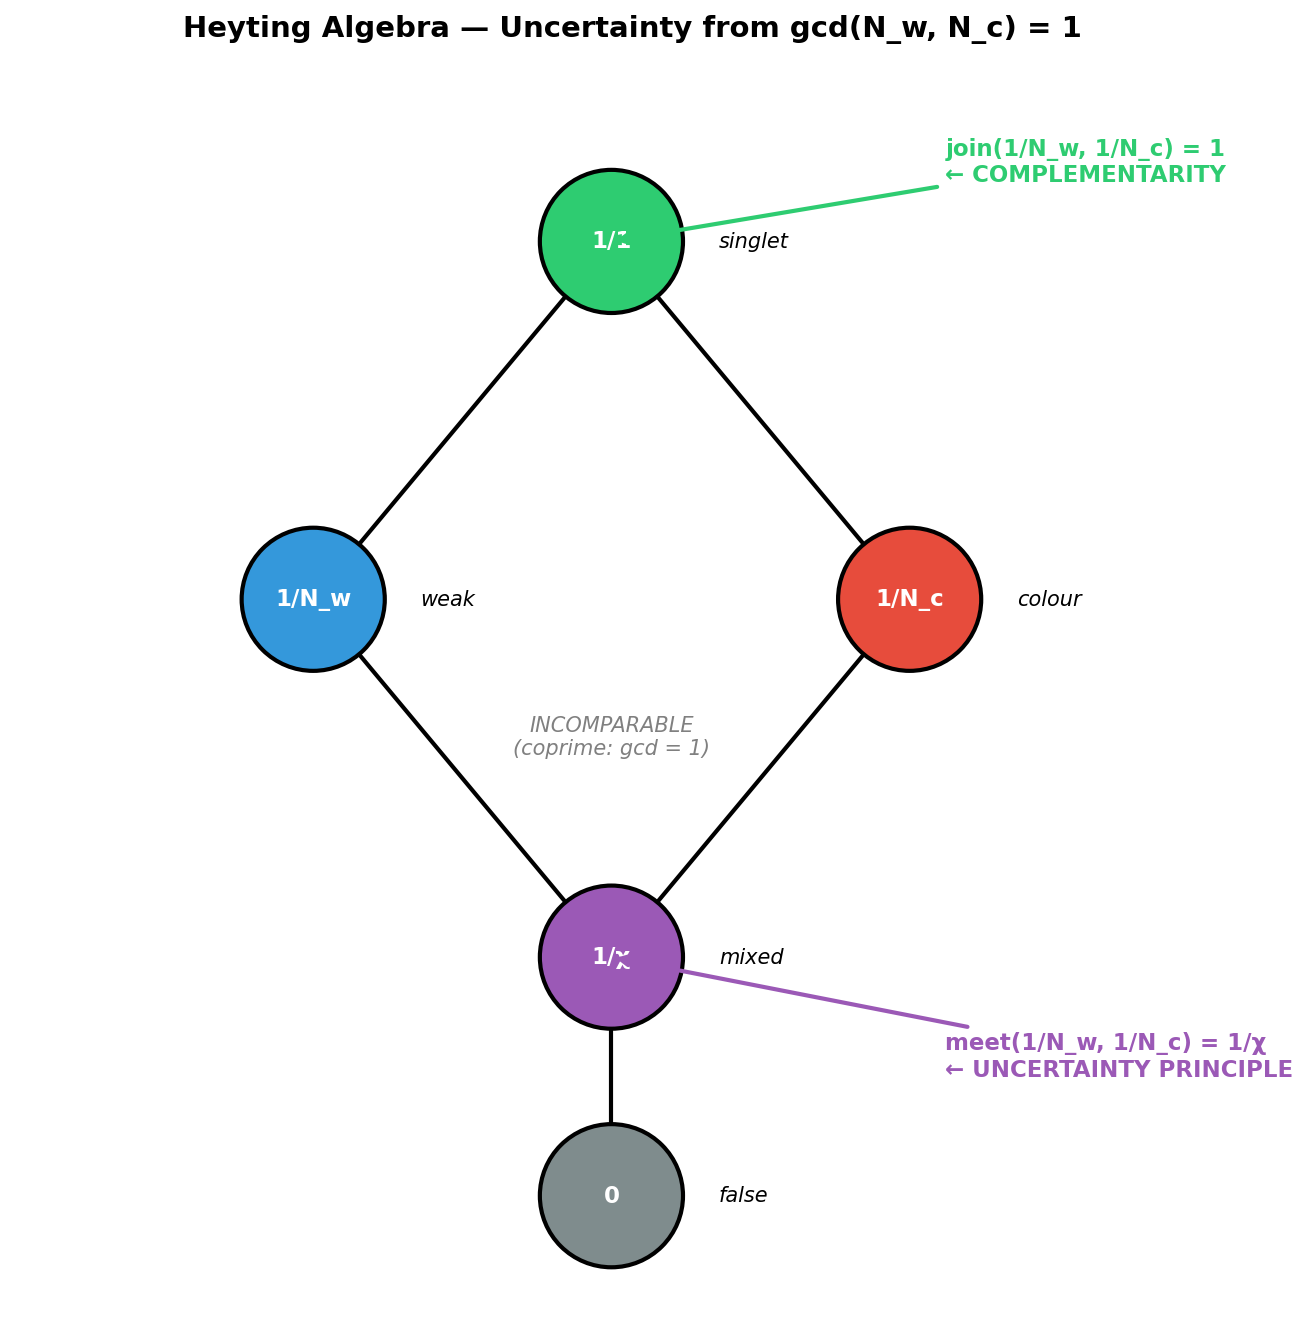

Write the Python code that produced this figure.
#!/usr/bin/env python3
# Copyright (c) 2026 Daland Montgomery
# SPDX-License-Identifier: AGPL-3.0-or-later

"""Crystal QInfo — Heyting Algebra & Uncertainty Principle from (2,3)"""
import crystal_toe as ct
import matplotlib.pyplot as plt
import matplotlib.patches as FancyBboxPatch

toe = ct.Toe(); qi = toe.qinfo()

fig, ax = plt.subplots(figsize=(10, 9))
fig.suptitle("Heyting Algebra — Uncertainty from gcd(N_w, N_c) = 1",
             fontsize=14, fontweight='bold')

# Draw the lattice: 1 at top, 1/2 and 1/3 in middle, 1/6 at bottom, 0 below
nodes = {
    '1 (singlet)':  (0.5, 0.85),
    '1/2 (weak)':   (0.25, 0.55),
    '1/3 (colour)': (0.75, 0.55),
    '1/6 (mixed)':  (0.5, 0.25),
    '0 (false)':    (0.5, 0.05),
}
colors = {
    '1 (singlet)':  '#2ecc71',
    '1/2 (weak)':   '#3498db',
    '1/3 (colour)': '#e74c3c',
    '1/6 (mixed)':  '#9b59b6',
    '0 (false)':    '#7f8c8d',
}
traces = {
    '1 (singlet)':  '1/1',
    '1/2 (weak)':   '1/N_w',
    '1/3 (colour)': '1/N_c',
    '1/6 (mixed)':  '1/χ',
    '0 (false)':    '0',
}

# Draw edges
edges = [
    ('1 (singlet)', '1/2 (weak)'),
    ('1 (singlet)', '1/3 (colour)'),
    ('1/2 (weak)', '1/6 (mixed)'),
    ('1/3 (colour)', '1/6 (mixed)'),
    ('1/6 (mixed)', '0 (false)'),
]
for n1, n2 in edges:
    x1, y1 = nodes[n1]
    x2, y2 = nodes[n2]
    ax.plot([x1, x2], [y1, y2], 'k-', linewidth=2, zorder=1)

# Draw nodes
for name, (x, y) in nodes.items():
    color = colors[name]
    circle = plt.Circle((x, y), 0.06, color=color, ec='black', linewidth=2, zorder=2)
    ax.add_patch(circle)
    ax.text(x, y, traces[name], ha='center', va='center', fontsize=11,
            fontweight='bold', color='white', zorder=3)
    ax.text(x + 0.09, y, name.split('(')[1].rstrip(')'),
            fontsize=10, va='center', fontstyle='italic')

# Annotations
ax.annotate('meet(1/N_w, 1/N_c) = 1/χ\n← UNCERTAINTY PRINCIPLE',
            xy=(0.5, 0.25), xytext=(0.78, 0.15),
            fontsize=11, fontweight='bold', color='#9b59b6',
            arrowprops=dict(arrowstyle='->', color='#9b59b6', lw=2))

ax.annotate('join(1/N_w, 1/N_c) = 1\n← COMPLEMENTARITY',
            xy=(0.5, 0.85), xytext=(0.78, 0.90),
            fontsize=11, fontweight='bold', color='#2ecc71',
            arrowprops=dict(arrowstyle='->', color='#2ecc71', lw=2))

ax.text(0.5, 0.42, 'INCOMPARABLE\n(coprime: gcd = 1)',
        ha='center', fontsize=10, fontstyle='italic', color='gray')

ax.set_xlim(0, 1); ax.set_ylim(-0.05, 1.0)
ax.set_aspect('equal')
ax.axis('off')

plt.tight_layout()
plt.savefig('qinfo_heyting.png', dpi=150, bbox_inches='tight'); plt.show()
